Frame 1 (no input): blank canvas, image omitted
Frame 60 (the mouse pressed at the canvas centre just before this capture): blank canvas, image omitted
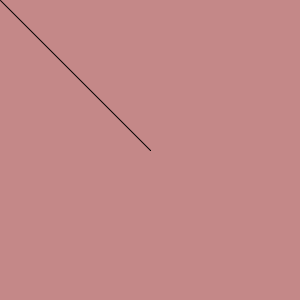
Frame 120 (the mouse held since frame 60 and released just before this capture)

The Processing sketch whose frames 1 and 60 were blank and that drew this single picture after the mouse press (run headless with seeded random() and noise(); from frame 60 on, the mouse is pressed at the canvas centre):

// Processing sketch: week16_painter
// ── week16_painter.pde
void setup(){
  size(300,300);
  background(#C48888);
}
void draw(){
  if(mousePressed){
    line(mouseX,mouseY,pmouseX,pmouseY);
  }
}
void keyPressed(){
  if(key == '1') stroke(255,0,0);
  if(key == '2') stroke(0,255,0);
}
